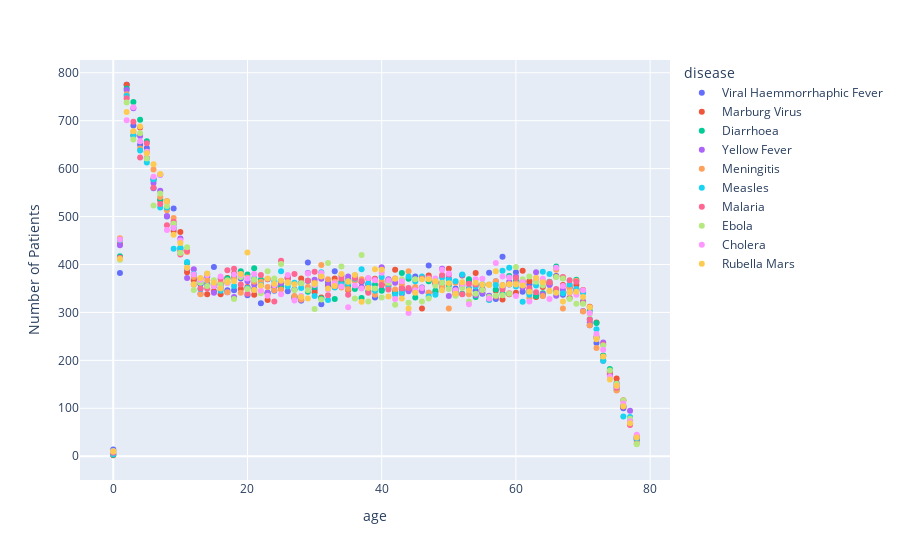

Notebook cell for this chart:
### Code cell
px.scatter(age_disease, x= 'age', y='Number of Patients' , color='disease' )

### Figure 1 — Plotly figure (JSON) as saved in the notebook; plotly's stock layout.template omitted (floating-point values rounded to 4 significant figures)
{"data": [{"hovertemplate": "disease=Viral Haemmorrhaphic Fever<br>age=%{x}<br>Number of Patients=%{y}<extra></extra>", "legendgroup": "Viral Haemmorrhaphic Fever", "marker": {"color": "#636efa", "symbol": "circle"}, "mode": "markers", "name": "Viral Haemmorrhaphic Fever", "orientation": "v", "showlegend": true, "type": "scatter", "x": [2, 3, 4, 5, 7, 6, 9, 8, 10, 58, 29, 47, 15, 11, 33, 60, 56, 1, 36, 66, 14, 45, 50, 19, 12, 35, 53, 25, 41, 37, 48, 28, 34, 62, 13, 59, 65, 38, 32, 52, 46, 49, 16, 51, 21, 69, 44, 30, 40, 27, 43, 18, 17, 54, 24, 26, 61, 68, 23, 42, 55, 67, 20, 64, 63, 39, 57, 70, 22, 31, 71, 72, 73, 74, 75, 76, 77, 78, 0], "xaxis": "x", "y": [775, 690, 650, 643, 587, 559, 517, 500, 429, 416, 404, 398, 395, 390, 386, 384, 383, 382, 377, 376, 375, 375, 371, 371, 370, 368, 366, 365, 364, 363, 363, 362, 362, 359, 359, 358, 358, 358, 356, 356, 352, 352, 351, 350, 349, 348, 348, 348, 348, 348, 347, 346, 346, 345, 345, 344, 343, 342, 341, 340, 339, 337, 336, 335, 333, 331, 328, 323, 319, 317, 273, 236, 199, 172, 153, 100, 69, 34, 14], "yaxis": "y"}, {"hovertemplate": "disease=Marburg Virus<br>age=%{x}<br>Number of Patients=%{y}<extra></extra>", "legendgroup": "Marburg Virus", "marker": {"color": "#EF553B", "symbol": "circle"}, "mode": "markers", "name": "Marburg Virus", "orientation": "v", "showlegend": true, "type": "scatter", "x": [2, 4, 3, 5, 6, 7, 8, 9, 10, 1, 50, 42, 61, 11, 54, 18, 47, 52, 66, 17, 36, 33, 26, 28, 39, 38, 13, 12, 29, 62, 49, 65, 40, 32, 22, 67, 69, 34, 41, 24, 20, 64, 37, 43, 25, 53, 19, 55, 70, 35, 44, 57, 45, 15, 30, 48, 60, 16, 14, 51, 59, 21, 63, 27, 31, 68, 56, 58, 23, 71, 46, 72, 73, 74, 75, 76, 77, 78, 0], "xaxis": "x", "y": [775, 686, 669, 635, 579, 534, 532, 470, 468, 443, 391, 389, 387, 384, 382, 381, 377, 377, 375, 372, 371, 371, 371, 371, 370, 370, 370, 367, 366, 365, 362, 361, 358, 358, 357, 357, 357, 356, 356, 355, 353, 353, 352, 351, 350, 349, 349, 349, 347, 346, 346, 345, 345, 344, 342, 342, 341, 338, 338, 338, 338, 337, 332, 332, 331, 330, 327, 327, 326, 312, 308, 279, 209, 171, 162, 103, 75, 36, 2], "yaxis": "y"}, {"hovertemplate": "disease=Diarrhoea<br>age=%{x}<br>Number of Patients=%{y}<extra></extra>", "legendgroup": "Diarrhoea", "marker": {"color": "#00cc96", "symbol": "circle"}, "mode": "markers", "name": "Diarrhoea", "orientation": "v", "showlegend": true, "type": "scatter", "x": [2, 3, 4, 5, 6, 7, 8, 9, 10, 1, 11, 66, 21, 19, 43, 20, 12, 59, 49, 18, 26, 67, 17, 44, 53, 22, 41, 69, 60, 34, 47, 61, 65, 13, 32, 14, 16, 39, 15, 55, 50, 35, 25, 68, 30, 24, 36, 57, 46, 40, 48, 38, 42, 29, 51, 62, 70, 23, 64, 58, 52, 56, 63, 27, 54, 45, 37, 31, 33, 28, 71, 72, 73, 74, 75, 76, 77, 78, 0], "xaxis": "x", "y": [767, 739, 702, 657, 576, 536, 516, 476, 434, 417, 403, 396, 392, 386, 382, 379, 378, 376, 375, 375, 373, 372, 371, 370, 369, 368, 368, 368, 367, 365, 365, 364, 364, 363, 363, 360, 359, 358, 357, 357, 357, 355, 355, 354, 353, 353, 349, 348, 347, 345, 345, 344, 344, 343, 343, 342, 342, 340, 340, 339, 339, 334, 334, 333, 332, 331, 330, 329, 328, 325, 303, 278, 210, 182, 138, 105, 75, 40, 3], "yaxis": "y"}, {"hovertemplate": "disease=Yellow Fever<br>age=%{x}<br>Number of Patients=%{y}<extra></extra>", "legendgroup": "Yellow Fever", "marker": {"color": "#ab63fa", "symbol": "circle"}, "mode": "markers", "name": "Yellow Fever", "orientation": "v", "showlegend": true, "type": "scatter", "x": [2, 3, 4, 5, 6, 7, 8, 9, 10, 1, 40, 49, 12, 63, 29, 19, 52, 34, 60, 35, 11, 26, 31, 41, 30, 36, 20, 57, 59, 42, 25, 32, 22, 48, 38, 21, 65, 14, 16, 24, 33, 58, 68, 37, 61, 45, 53, 39, 62, 67, 51, 69, 44, 46, 17, 23, 15, 47, 55, 13, 43, 64, 54, 56, 66, 50, 18, 27, 28, 70, 71, 72, 73, 74, 75, 76, 77, 78, 0], "xaxis": "x", "y": [764, 726, 668, 622, 570, 554, 501, 484, 454, 440, 394, 391, 390, 384, 382, 380, 378, 376, 375, 375, 372, 372, 370, 369, 368, 367, 365, 365, 364, 362, 361, 361, 360, 360, 358, 358, 357, 357, 357, 354, 353, 352, 352, 352, 352, 351, 350, 349, 347, 347, 346, 345, 344, 344, 342, 341, 341, 341, 341, 339, 339, 338, 336, 335, 335, 334, 332, 329, 325, 303, 279, 247, 237, 170, 148, 103, 95, 38, 11], "yaxis": "y"}, {"hovertemplate": "disease=Meningitis<br>age=%{x}<br>Number of Patients=%{y}<extra></extra>", "legendgroup": "Meningitis", "marker": {"color": "#FFA15A", "symbol": "circle"}, "mode": "markers", "name": "Meningitis", "orientation": "v", "showlegend": true, "type": "scatter", "x": [2, 3, 4, 5, 6, 7, 8, 9, 1, 10, 11, 31, 66, 44, 12, 46, 20, 38, 18, 32, 37, 63, 14, 36, 69, 57, 40, 48, 33, 22, 21, 26, 65, 16, 30, 51, 60, 61, 43, 59, 55, 56, 52, 58, 54, 41, 15, 49, 29, 45, 23, 34, 68, 35, 42, 25, 24, 17, 19, 47, 53, 13, 39, 64, 27, 62, 28, 67, 50, 70, 71, 72, 73, 74, 75, 76, 77, 78, 0], "xaxis": "x", "y": [755, 677, 642, 635, 598, 541, 513, 497, 455, 428, 426, 399, 389, 386, 374, 373, 373, 371, 370, 369, 369, 368, 367, 366, 366, 365, 365, 365, 364, 364, 364, 363, 363, 363, 362, 362, 361, 359, 359, 359, 358, 358, 358, 357, 357, 356, 356, 354, 353, 353, 353, 352, 351, 349, 348, 348, 346, 342, 341, 341, 338, 338, 337, 334, 334, 330, 327, 308, 308, 302, 273, 226, 200, 177, 137, 117, 68, 27, 5], "yaxis": "y"}, {"hovertemplate": "disease=Measles<br>age=%{x}<br>Number of Patients=%{y}<extra></extra>", "legendgroup": "Measles", "marker": {"color": "#19d3f3", "symbol": "circle"}, "mode": "markers", "name": "Measles", "orientation": "v", "showlegend": true, "type": "scatter", "x": [2, 3, 4, 5, 6, 8, 7, 1, 10, 9, 11, 59, 37, 58, 25, 64, 31, 65, 14, 12, 52, 19, 46, 44, 40, 49, 21, 36, 23, 50, 29, 24, 51, 45, 17, 27, 38, 35, 55, 68, 34, 22, 57, 63, 18, 15, 54, 26, 60, 33, 20, 28, 41, 13, 69, 53, 66, 39, 16, 70, 43, 67, 62, 48, 42, 30, 47, 32, 56, 61, 71, 72, 73, 74, 75, 76, 77, 78, 0], "xaxis": "x", "y": [752, 669, 638, 613, 578, 519, 519, 451, 435, 433, 405, 393, 390, 387, 386, 385, 384, 380, 380, 380, 379, 376, 375, 375, 374, 373, 371, 370, 369, 368, 366, 365, 365, 365, 363, 362, 361, 361, 359, 358, 358, 357, 357, 356, 355, 355, 354, 354, 354, 352, 351, 351, 351, 349, 349, 349, 345, 345, 345, 341, 341, 340, 337, 337, 337, 334, 333, 326, 326, 322, 286, 265, 199, 178, 144, 83, 82, 37, 4], "yaxis": "y"}, {"hovertemplate": "disease=Malaria<br>age=%{x}<br>Number of Patients=%{y}<extra></extra>", "legendgroup": "Malaria", "marker": {"color": "#FF6692", "symbol": "circle"}, "mode": "markers", "name": "Malaria", "orientation": "v", "showlegend": true, "type": "scatter", "x": [2, 3, 5, 4, 6, 7, 9, 8, 11, 10, 1, 25, 18, 17, 30, 27, 50, 22, 49, 31, 67, 26, 47, 60, 36, 42, 46, 34, 16, 39, 23, 68, 29, 61, 37, 69, 64, 65, 48, 28, 53, 12, 54, 19, 40, 15, 33, 62, 44, 14, 43, 13, 66, 58, 41, 55, 21, 51, 45, 63, 38, 59, 20, 52, 35, 32, 57, 56, 24, 70, 71, 72, 73, 74, 75, 76, 77, 78, 0], "xaxis": "x", "y": [747, 698, 653, 623, 560, 526, 489, 482, 428, 421, 414, 408, 391, 388, 385, 380, 379, 378, 378, 376, 374, 373, 373, 372, 372, 371, 371, 370, 370, 369, 369, 367, 366, 365, 365, 364, 364, 363, 362, 361, 360, 358, 358, 358, 357, 355, 355, 351, 351, 350, 350, 350, 349, 348, 348, 347, 346, 344, 343, 342, 341, 340, 339, 338, 337, 336, 333, 329, 323, 320, 285, 249, 233, 175, 143, 116, 65, 41, 7], "yaxis": "y"}, {"hovertemplate": "disease=Ebola<br>age=%{x}<br>Number of Patients=%{y}<extra></extra>", "legendgroup": "Ebola", "marker": {"color": "#B6E880", "symbol": "circle"}, "mode": "markers", "name": "Ebola", "orientation": "v", "showlegend": true, "type": "scatter", "x": [2, 4, 3, 5, 7, 6, 8, 9, 11, 10, 37, 1, 32, 25, 34, 60, 23, 62, 19, 66, 24, 67, 43, 61, 45, 21, 15, 17, 35, 63, 49, 41, 13, 28, 26, 33, 16, 48, 64, 14, 52, 39, 50, 20, 12, 27, 55, 29, 65, 22, 59, 54, 58, 51, 57, 56, 40, 36, 47, 68, 18, 31, 46, 38, 53, 44, 70, 69, 42, 30, 71, 72, 73, 74, 75, 76, 77, 78, 0], "xaxis": "x", "y": [738, 674, 661, 621, 548, 523, 522, 485, 436, 424, 420, 410, 403, 401, 396, 395, 386, 375, 374, 374, 371, 371, 369, 369, 369, 368, 367, 367, 365, 364, 362, 362, 362, 361, 361, 360, 357, 356, 356, 355, 351, 350, 349, 349, 347, 347, 347, 346, 344, 340, 339, 339, 336, 335, 335, 332, 331, 329, 329, 328, 328, 327, 323, 323, 323, 320, 318, 318, 316, 307, 297, 247, 231, 179, 151, 116, 78, 25, 11], "yaxis": "y"}, {"hovertemplate": "disease=Cholera<br>age=%{x}<br>Number of Patients=%{y}<extra></extra>", "legendgroup": "Cholera", "marker": {"color": "#FF97FF", "symbol": "circle"}, "mode": "markers", "name": "Cholera", "orientation": "v", "showlegend": true, "type": "scatter", "x": [3, 2, 4, 5, 7, 6, 9, 8, 1, 10, 57, 66, 11, 49, 40, 31, 29, 50, 21, 12, 18, 14, 19, 26, 16, 58, 59, 63, 38, 48, 20, 64, 47, 55, 54, 13, 41, 39, 43, 61, 33, 17, 52, 24, 30, 36, 67, 15, 34, 46, 37, 32, 70, 45, 51, 22, 68, 25, 69, 23, 28, 60, 56, 42, 65, 27, 62, 53, 35, 44, 71, 72, 73, 74, 75, 76, 77, 78, 0], "xaxis": "x", "y": [728, 701, 657, 635, 587, 583, 476, 472, 452, 450, 403, 393, 393, 389, 383, 382, 381, 381, 380, 379, 379, 378, 378, 378, 375, 375, 373, 372, 372, 371, 371, 370, 370, 370, 369, 368, 367, 367, 365, 363, 361, 361, 360, 357, 357, 356, 355, 355, 354, 351, 350, 348, 346, 346, 346, 345, 341, 338, 337, 335, 334, 334, 329, 328, 328, 325, 323, 317, 311, 299, 299, 255, 222, 166, 146, 110, 73, 45, 10], "yaxis": "y"}, {"hovertemplate": "disease=Rubella Mars<br>age=%{x}<br>Number of Patients=%{y}<extra></extra>", "legendgroup": "Rubella Mars", "marker": {"color": "#FECB52", "symbol": "circle"}, "mode": "markers", "name": "Rubella Mars", "orientation": "v", "showlegend": true, "type": "scatter", "x": [2, 4, 3, 5, 6, 7, 8, 9, 10, 20, 1, 11, 39, 40, 57, 14, 19, 34, 36, 31, 63, 13, 23, 42, 46, 47, 25, 48, 18, 35, 52, 26, 17, 64, 54, 15, 50, 24, 30, 59, 27, 12, 60, 55, 56, 58, 61, 22, 33, 38, 16, 32, 21, 49, 53, 65, 69, 62, 68, 45, 66, 51, 41, 70, 28, 43, 29, 67, 37, 71, 44, 72, 73, 74, 75, 76, 77, 78, 0], "xaxis": "x", "y": [718, 688, 678, 632, 609, 589, 532, 462, 445, 425, 412, 393, 390, 389, 386, 381, 380, 380, 378, 375, 372, 372, 371, 370, 369, 369, 366, 365, 365, 364, 363, 363, 363, 363, 362, 362, 361, 360, 360, 359, 359, 359, 358, 358, 357, 356, 356, 356, 355, 351, 350, 350, 347, 346, 346, 345, 343, 343, 342, 341, 341, 339, 333, 332, 332, 329, 329, 323, 322, 311, 308, 244, 208, 160, 147, 104, 69, 39, 10], "yaxis": "y"}], "layout": {"legend": {"title": {"text": "disease"}, "tracegroupgap": 0}, "margin": {"t": 60}, "xaxis": {"anchor": "y", "domain": [0, 1], "title": {"text": "age"}}, "yaxis": {"anchor": "x", "domain": [0, 1], "title": {"text": "Number of Patients"}}}}
